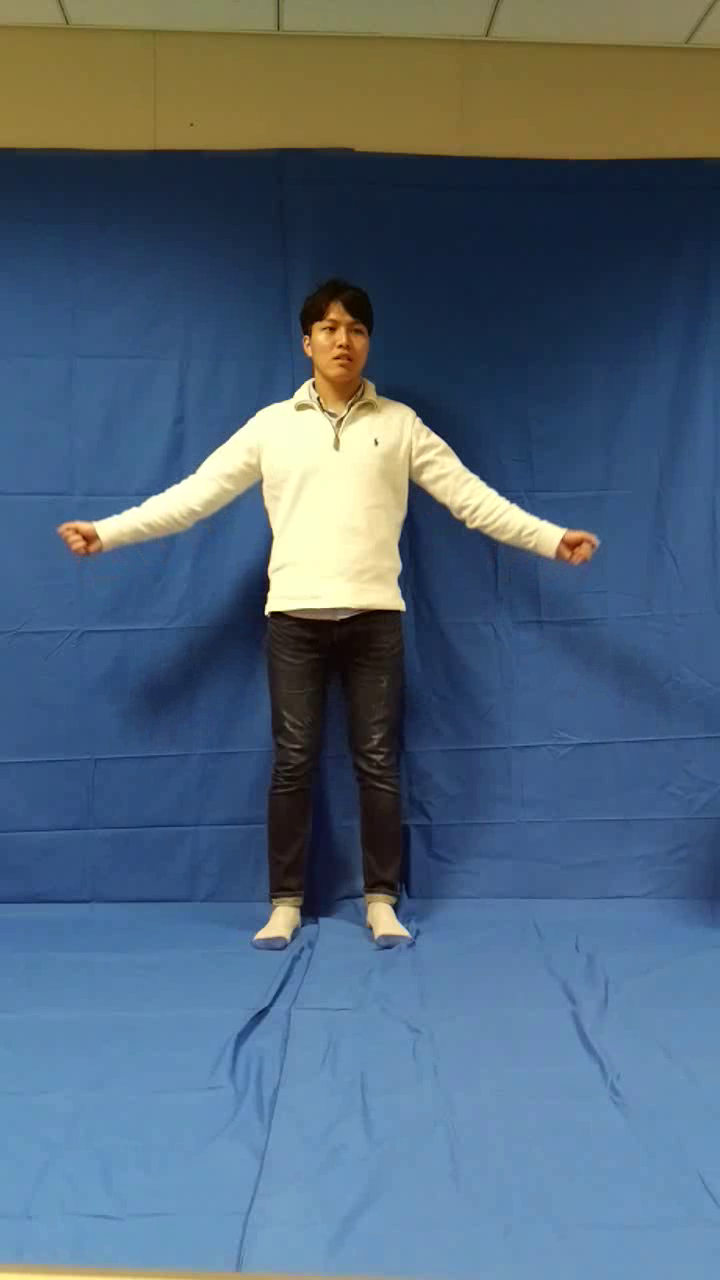
#> input picture frame 59 of src/video_1.mp4, 720 x 1280 px, given in place of yun_sideStep.mp4, which was not available
$ jupyter execute --allow-errors 'Optical Flow (PPT).ipynb'   (text cells are left out)
#> lines starting #> are read from the running program, lines starting #| are printed output that depends on the picture; pictures that were not available may be replaced by others from this repository, and a replacement may not be noted
[cell 1]
import numpy as np
import cv2

video_dir = "C:\\cv\\Videos\\"

[cell 2]
import os
#> (the rest of this cell did not finish here and is left out)

[cell 3]
# ShiTomasi corner detection parameters
feature_params = dict( maxCorners = 100,
                       qualityLevel = 0.3,
                       minDistance = 7,
                       blockSize = 7 )
# Lucas Kanade optical flow parameters
lk_params = dict( winSize  = (15,15),
                  maxLevel = 2,
                  criteria = (cv2.TERM_CRITERIA_EPS | cv2.TERM_CRITERIA_COUNT, 10, 0.03))
# Random colors
color = np.random.randint(0,255,(100,3))

[cell 4]
yun1 = "yun_arms.mp4"
yun2 = "yun_backNforth.mp4"
yun3 = "yun_sideStep.mp4"
won1 = 'won_arms.mp4'
won2 = 'won_arms2.mp4'
won3 = 'won_backNforth.mp4'
won4 = 'won_integrated.mp4'

current_video = video_dir + yun3 # can swap video here

[cell 5]
# Take first frame and find corners in it
cap = cv2.VideoCapture(current_video)

ret, old_frame = cap.read()
#> old_frame is the input picture: shape (1280, 720, 3); mean B, G, R 122.1, 102.2, 81.3
old_gray = cv2.cvtColor(old_frame, cv2.COLOR_BGR2GRAY)
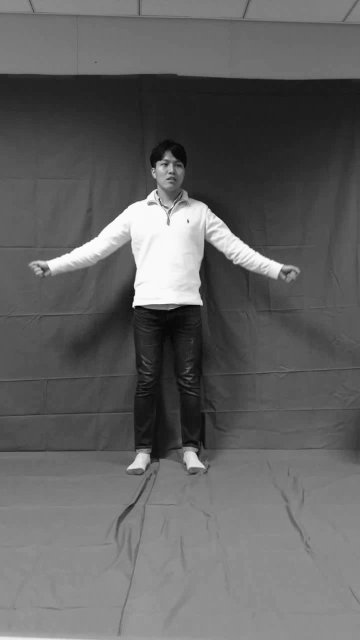
#> old_gray: shape (1280, 720) (shown at 1/2 size); min 1, max 255, mean 98.1
p0 = cv2.goodFeaturesToTrack(old_gray, mask = None, **feature_params)
#> p0 = [[267, 613], [403, 608], [308, 337], [312, 381], [319, 399], [334, 420]]
cap.release()

# Create a mask image for drawing purposes
mask = np.zeros_like(old_frame)


# Video Writer
fourcc = cv2.VideoWriter_fourcc(*'XVID')
out = cv2.VideoWriter('C:\\Users\\Ch\\Desktop\\ICIP PPT\\output.avi',fourcc, 20.0, (720,404))
write = True


cap = cv2.VideoCapture(current_video)

try:
    while(1):
        ret,frame = cap.read()
        frame_gray = cv2.cvtColor(frame, cv2.COLOR_BGR2GRAY)

        # calculate optical flow
        p1, st, err = cv2.calcOpticalFlowPyrLK(old_gray, frame_gray, p0, None, **lk_params)
#> p1 has the same summary as p0; st = [1, 1, 1, 1, 1, 1]; err = [0, 0, 0, 0, 0, 0]

        # Select good points
        good_new = p1[st==1]
#> good_new has the same summary as p0
        good_old = p0[st==1]
#> good_old has the same summary as p0

        # draw the tracks
        for i,(new,old) in enumerate(zip(good_new,good_old)):
            a,b = new.ravel()
            c,d = old.ravel()
            mask = cv2.line(mask, (a,b),(c,d), color[i].tolist(), 2)
            frame = cv2.circle(frame,(a,b),5,color[i].tolist(),-1)
#> this loop made 6 passes
#> (a, b, c, d) on passes 1 to 6: (267, 613, 267, 613), (403, 608, 403, 608), (308, 337, 308, 337), (312, 381, 312, 381), (319, 399, 319, 399), (334, 420, 334, 420)
#> frame: shape (1280, 720, 3); mean B, G, R 122.1, 102.1, 81.2
#> mask: shape (1280, 720, 3); mean of channels 0, 1, 2 0, 0, 0

        img = cv2.add(frame,mask)
        cv2.imshow('frame',img)

        if(write):
            out.write(img)

        k = cv2.waitKey(30) & 0xff
#> (key Esc is pressed here)
        if k == 27:
            break

        # Now update the previous frame and previous points
        old_gray = frame_gray.copy()
        p0 = good_new.reshape(-1,1,2)
    cv2.destroyAllWindows()
    out.release()
    cap.release()

except:
    cv2.destroyAllWindows()
    cap.release()
    pass

[cell 6]
cv2.destroyAllWindows()
cap.release()
out.release()

[cell 7]
import os
#> (the rest of this cell did not finish here and is left out)

[cell 8]
import numpy as np
import cv2

cap = cv2.VideoCapture(current_video)
ret, frame1 = cap.read()
prvs = cv2.cvtColor(frame1,cv2.COLOR_BGR2GRAY)
hsv = np.zeros_like(frame1)
hsv[...,1] = 255


# Video Writer
fourcc = cv2.VideoWriter_fourcc(*'XVID')
out = cv2.VideoWriter('C:\\Users\\Ch\\Desktop\\ICIP PPT\\optical_dense.avi',fourcc, 20.0, (720,404))
write = True


try:
    while(1):

        ret, frame2 = cap.read()
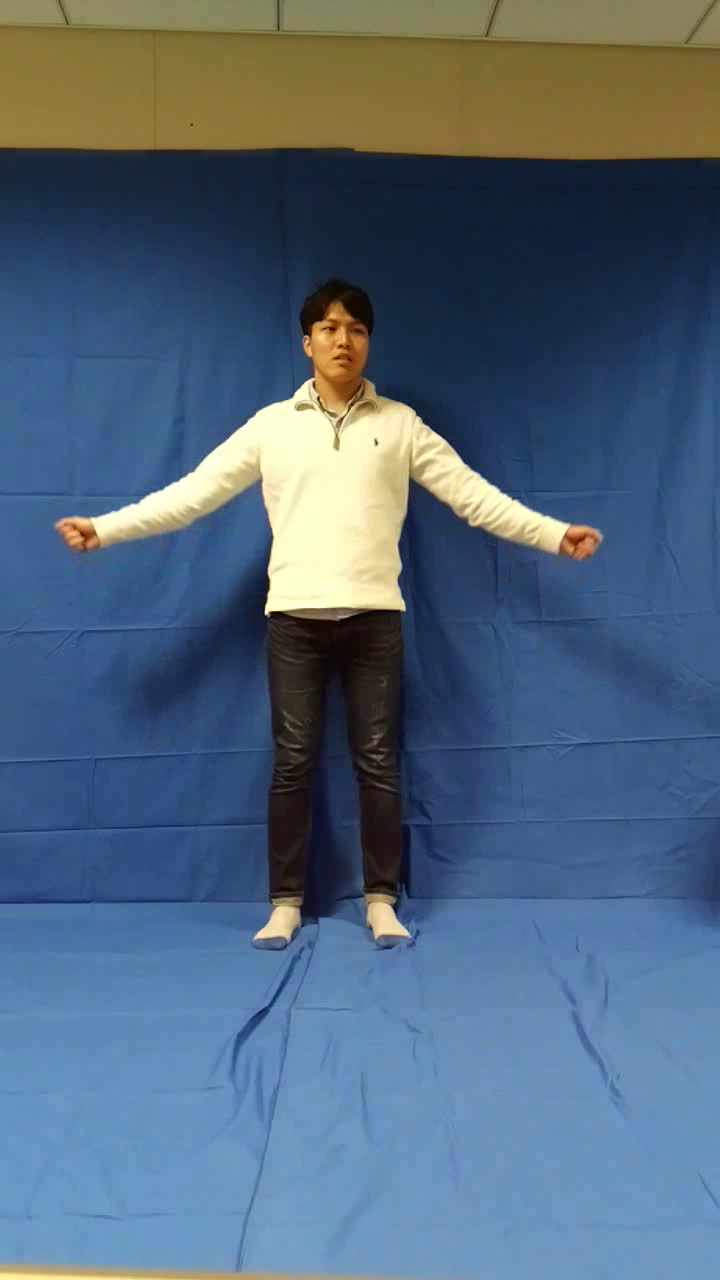
#> input picture frame 60 of src/video_1.mp4, 720 x 1280 px, given in place of yun_sideStep.mp4, which was not available
#> frame2 is the input picture: shape (1280, 720, 3); mean B, G, R 123.1, 101.9, 81.1
        next = cv2.cvtColor(frame2,cv2.COLOR_BGR2GRAY)
        flow = cv2.calcOpticalFlowFarneback(prvs,next, None, 0.5, 3, 15, 3, 5, 1.2, 0)

        mag, ang = cv2.cartToPolar(flow[...,0], flow[...,1])
        hsv[...,0] = ang*180/np.pi/2
        hsv[...,2] = cv2.normalize(mag,None,0,255,cv2.NORM_MINMAX)
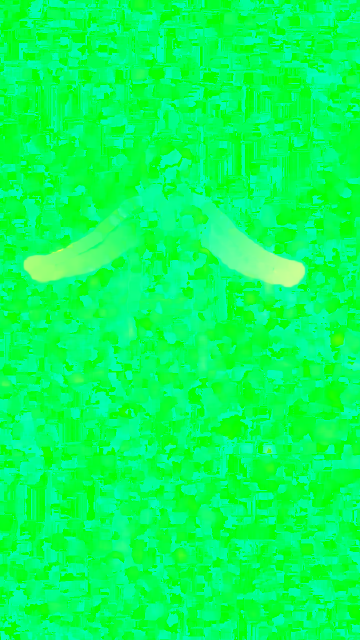
#> hsv: shape (1280, 720, 3) (shown at 1/2 size); mean of channels 0, 1, 2 88.6, 255, 4.8; drawn as B, G, R

        bgr = cv2.cvtColor(hsv,cv2.COLOR_HSV2BGR)
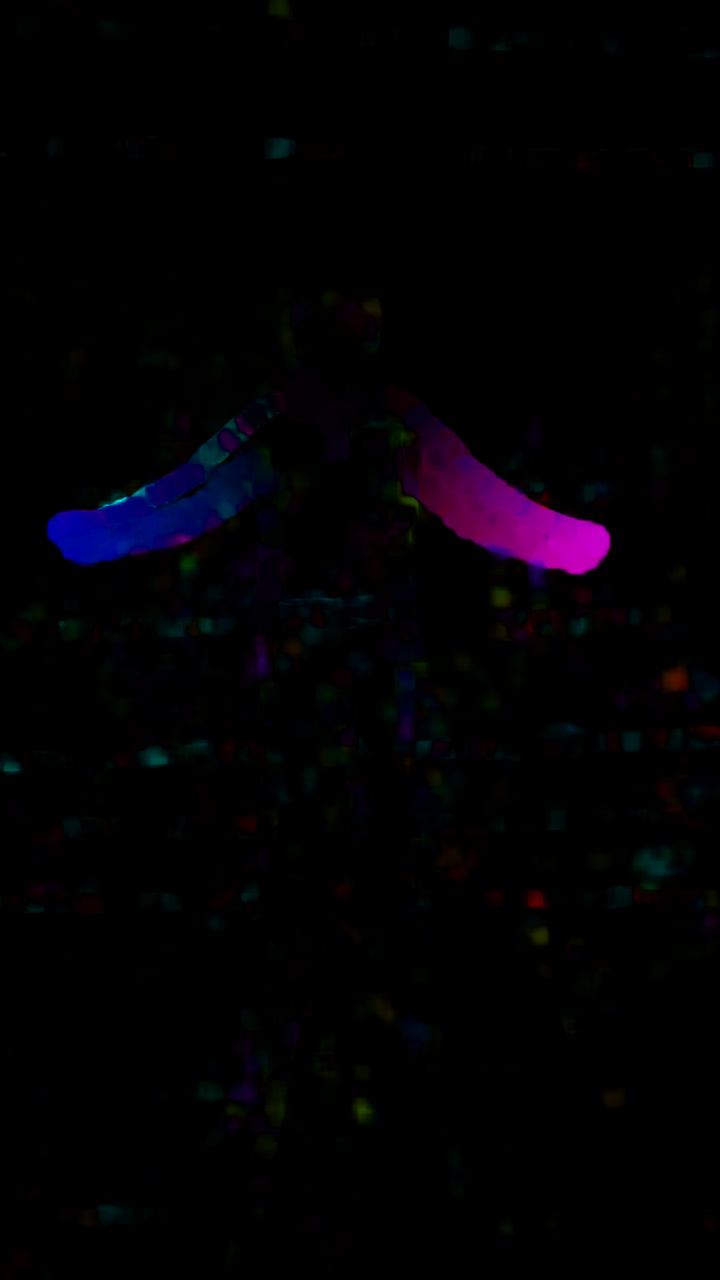
#> bgr: shape (1280, 720, 3); mean B, G, R 3.9, 1, 2.4
        #cv2.imshow('frame2',bgr)

        if(write):
            out.write(bgr)

        k = cv2.waitKey(30) & 0xff
#> (key Esc is pressed here)
        if k == 27:
            break

        prvs = next

    cap.release()
    cv2.destroyAllWindows()
    out.release()

except:
    cv2.destroyAllWindows()
    cap.release()

$ run again, starting later in the video
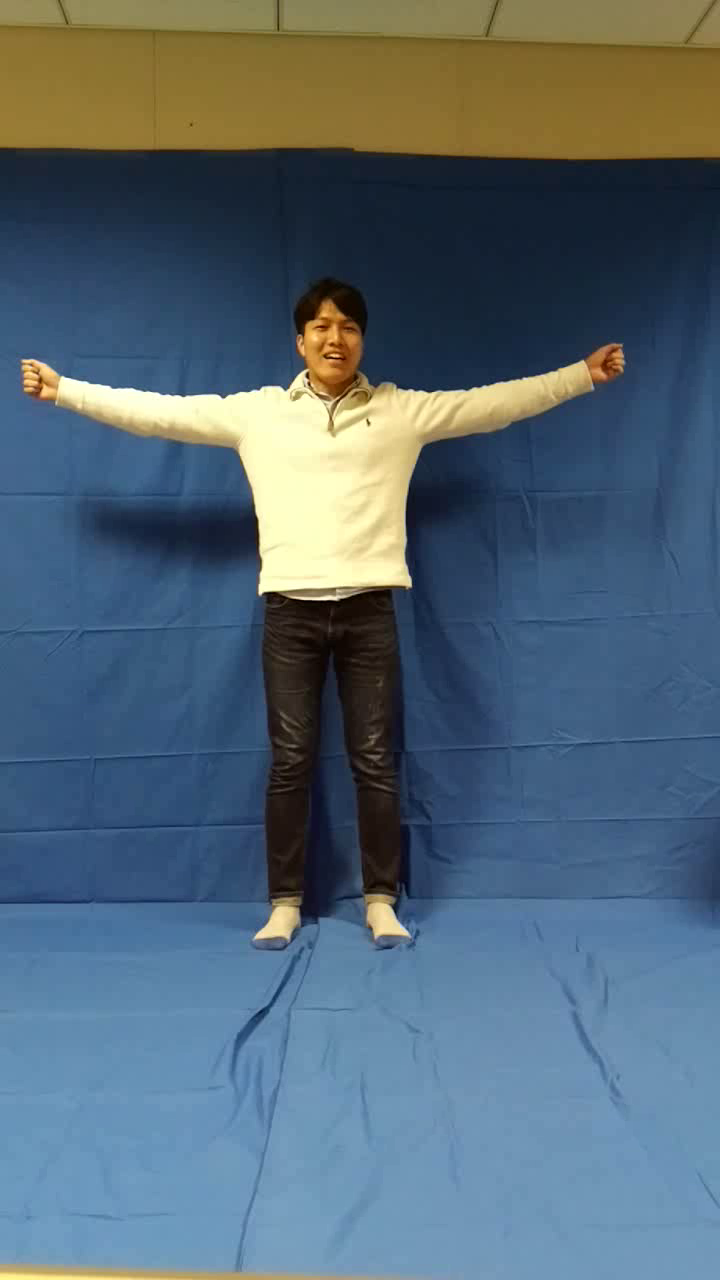
#> input picture frame 268 of src/video_1.mp4, 720 x 1280 px, given in place of yun_sideStep.mp4, which was not available
#> old_frame is the input picture: shape (1280, 720, 3); mean B, G, R 116.2, 102.7, 83.5
#> `old_gray = cv2.cvtColor(old_frame, cv2.COLOR_BGR2GRAY)`:
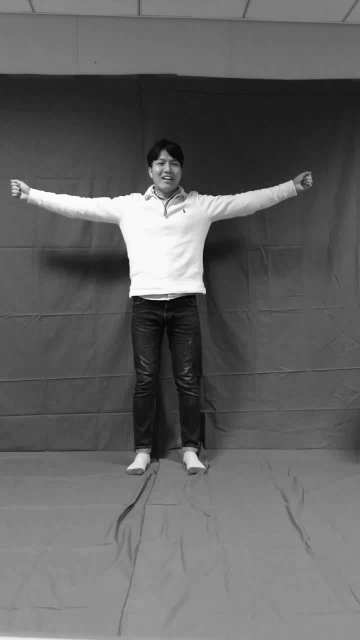
#> old_gray: shape (1280, 720) (shown at 1/2 size); min 0, max 255, mean 98.5
#> p0 = 28 rows, first 8: [261, 592], [408, 586], [304, 375], [286, 389], [223, 396], [301, 336], [306, 384], [36, 381]
#> p1 has the same summary as p0; st = 28 values from 1 to 1; err = 28 values from 0 to 0
#> good_new = 28 pairs, first value 23 to 620, second value 336 to 939
#> good_old has the same summary as good_new
#> the loop `for i,(new,old) in enumerate(zip(good_new,good_old)):` made 28 passes
#> (a, b, c, d) on passes 1 to 8: (261, 592, 261, 592), (408, 586, 408, 586), (304, 375, 304, 375), (286, 389, 286, 389), (223, 396, 223, 396), (301, 336, 301, 336), (306, 384, 306, 384), (36, 381, 36, 381)
#> `hsv[...,0] = ang*180/np.pi/2`:
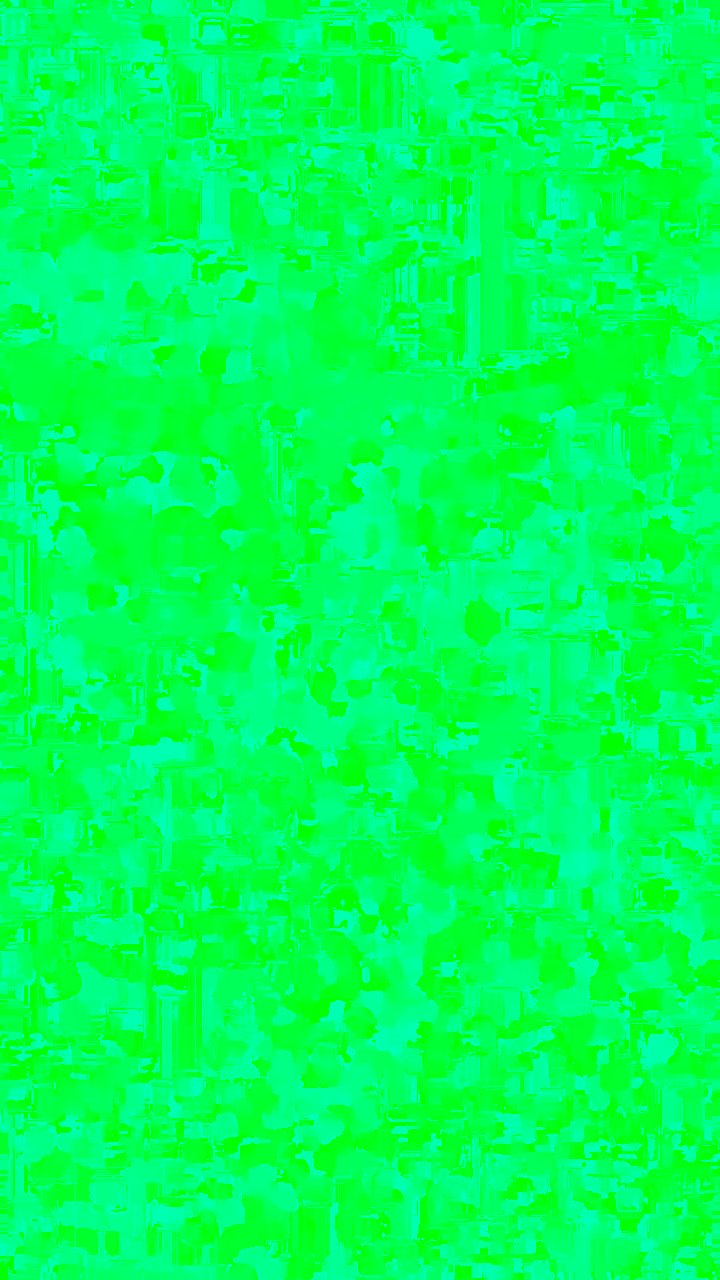
#> hsv: shape (1280, 720, 3); mean of channels 0, 1, 2 88.8, 255, 0; drawn as B, G, R

$ run again, starting later in the video
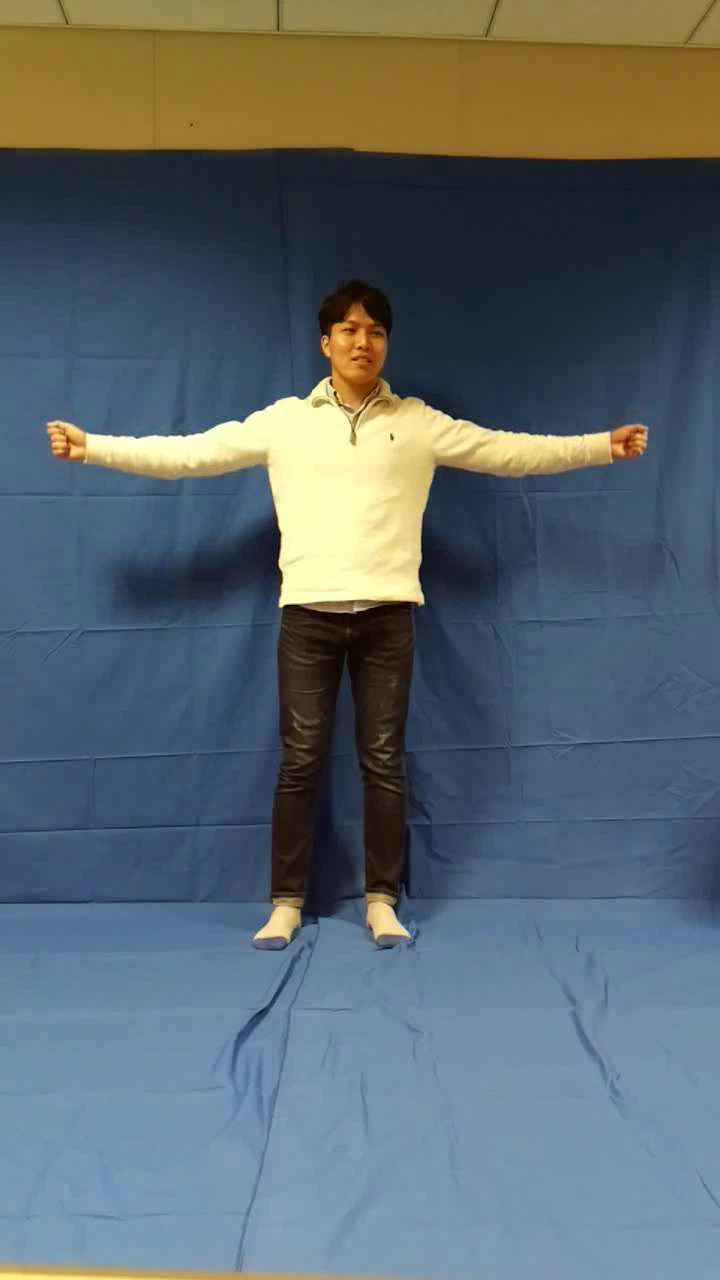
#> input picture frame 477 of src/video_1.mp4, 720 x 1280 px, given in place of yun_sideStep.mp4, which was not available
#> old_frame is the input picture: shape (1280, 720, 3); mean B, G, R 110.6, 103.8, 90.7
#> `old_gray = cv2.cvtColor(old_frame, cv2.COLOR_BGR2GRAY)`:
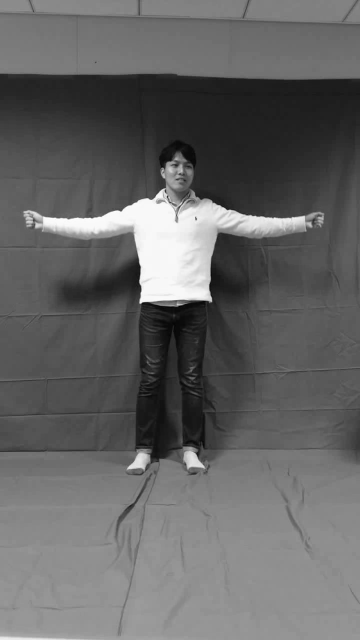
#> old_gray: shape (1280, 720) (shown at 1/2 size); min 0, max 254, mean 100.6
#> p0 = 20 rows, first 8: [281, 605], [329, 379], [421, 603], [325, 338], [242, 421], [333, 389], [607, 435], [392, 437]
#> p1 has the same summary as p0; st = 20 values from 1 to 1; err = 20 values from 0 to 0
#> good_new has the same summary as p0
#> good_old has the same summary as p0
#> the loop `for i,(new,old) in enumerate(zip(good_new,good_old)):` made 20 passes
#> (a, b, c, d) on passes 1 to 8: (281, 605, 281, 605), (329, 379, 329, 379), (421, 603, 421, 603), (325, 338, 325, 338), (242, 421, 242, 421), (333, 389, 333, 389), (607, 435, 607, 435), (392, 437, 392, 437)
#> `bgr = cv2.cvtColor(hsv,cv2.COLOR_HSV2BGR)`:
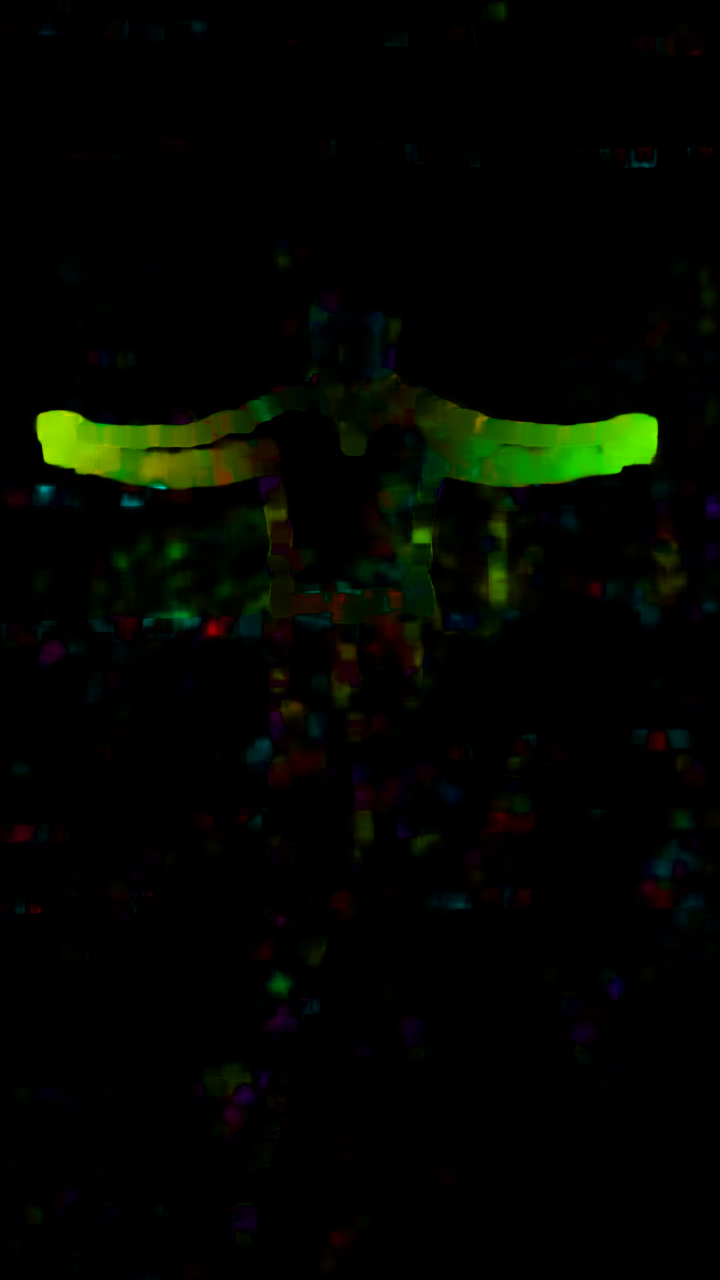
#> bgr: shape (1280, 720, 3); mean B, G, R 0.8, 5.6, 3.1
